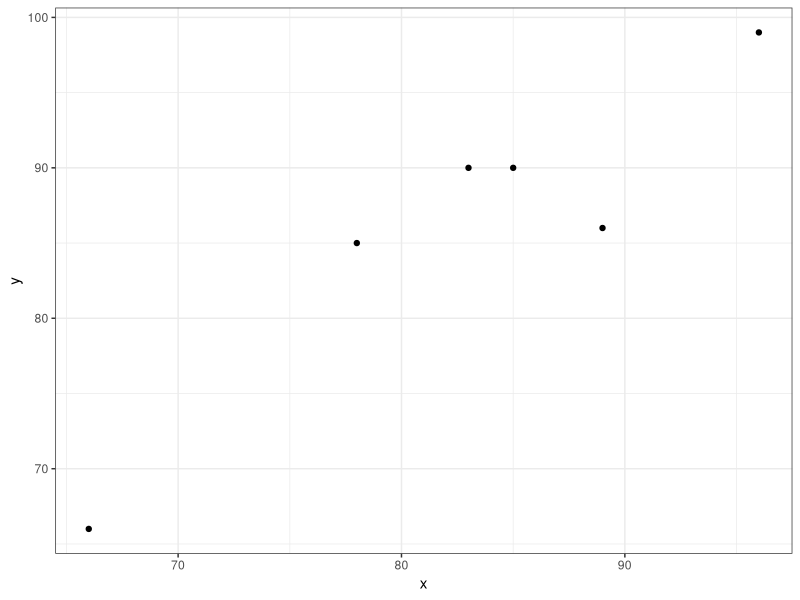
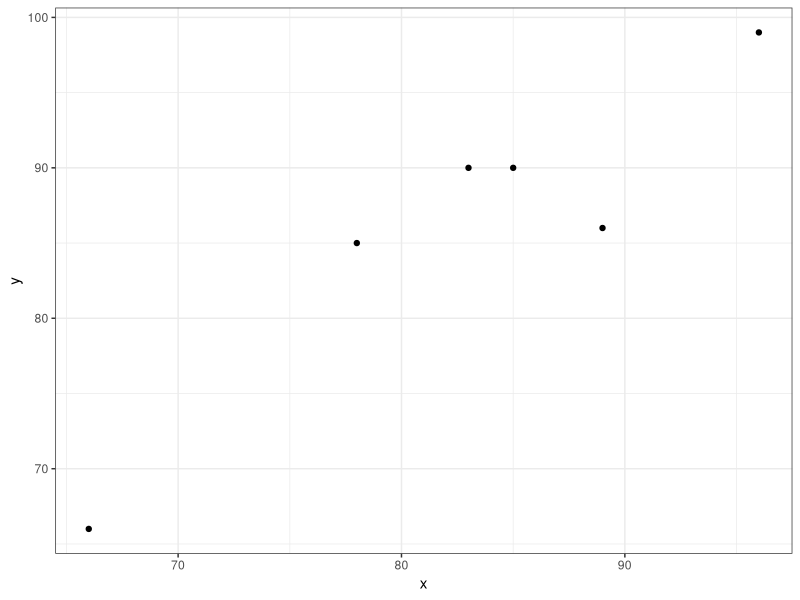

These charts were generated, in order, by the following R code:
## ---- chunk 1
knitr::opts_chunk$set(echo = TRUE)

library(tidyverse)
## ---- chunk 2
x <- c(83, 85, 66, 89, 96, 78)
y <- c(90, 90, 66, 86, 99, 85)

plot.df <- data.frame(x=x, y=y)

g <- ggplot(plot.df, aes(x=x, y=y))
g <- g + geom_point()
g <- g + theme_bw()

g

ggsave("../wk11_xy_scatter.png", width=4.25, height=2)
